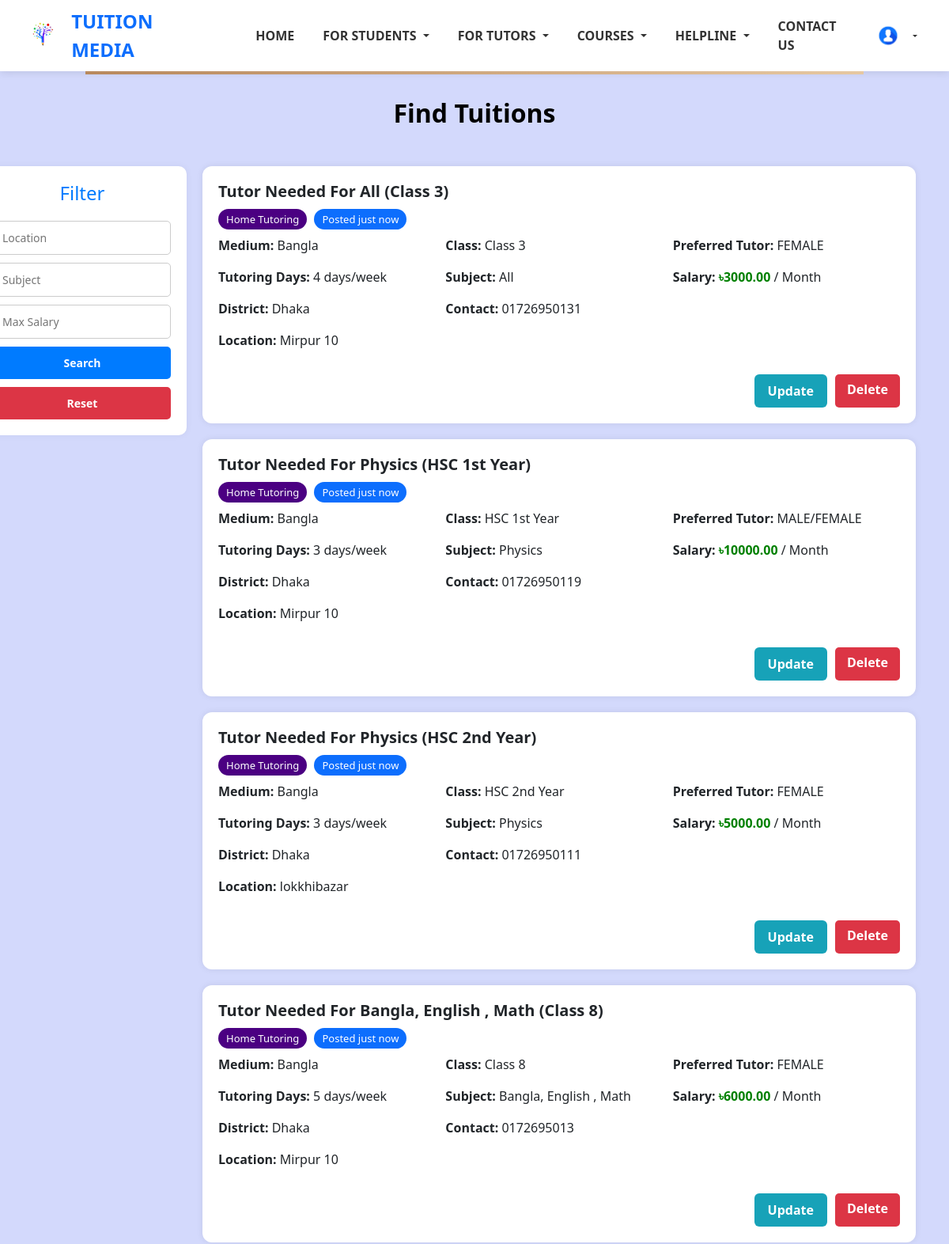
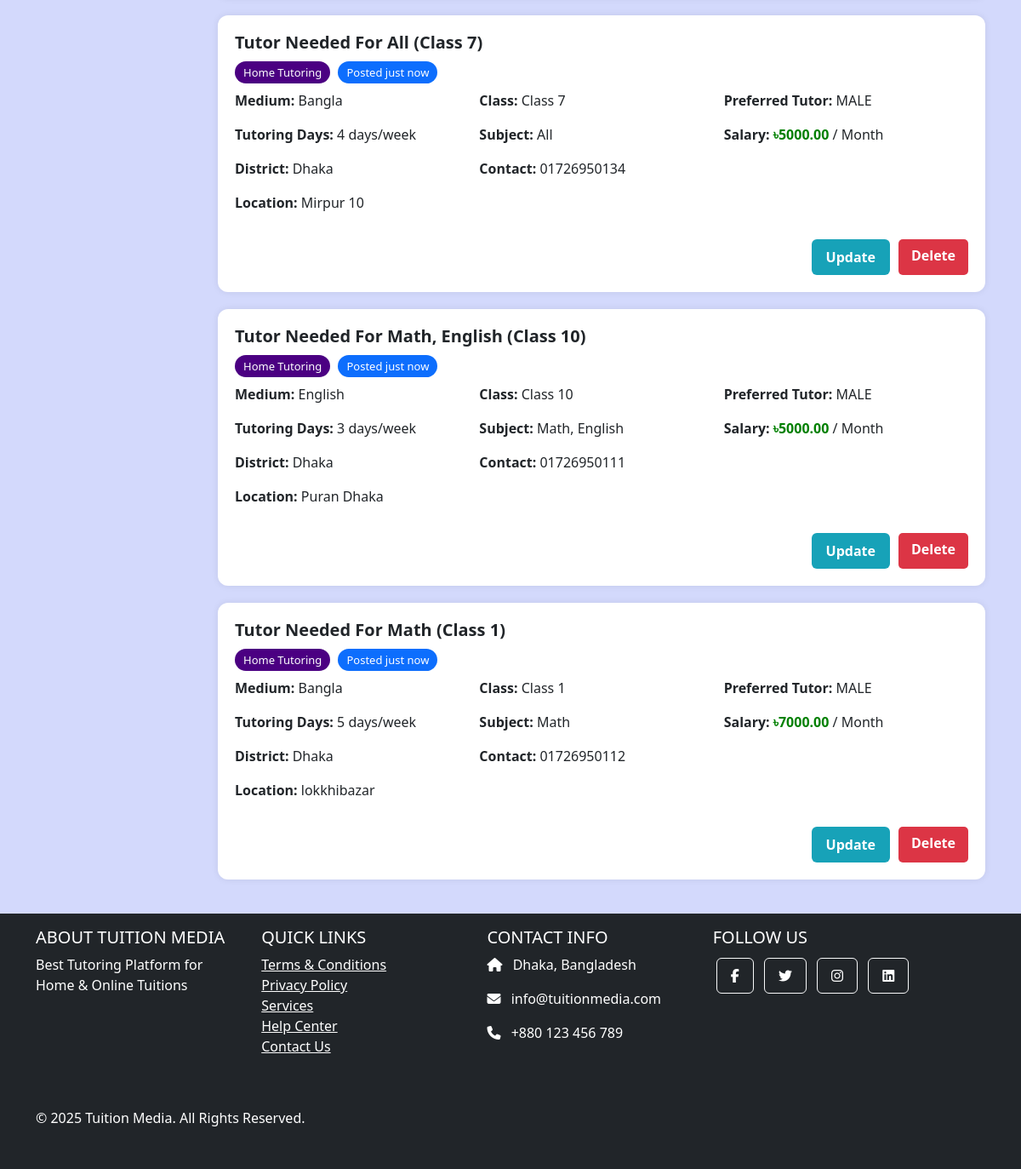
The page /find_tuitions/ (signed in) on the database its author committed (2 pictures, top to bottom).
### students/models.py (models this page shows, shortened)
class tutor_request_post(models.Model):
    CLASS_CHOICES = [
        ('Class 1', 'Class 1'),
        ('Class 2', 'Class 2'),
        ('Class 3', 'Class 3'),
        ('Class 4', 'Class 4'),
        ('Class 5', 'Class 5'),
        ('Class 6', 'Class 6'),
        ('Class 7', 'Class 7'),
        ('Class 8', 'Class 8'),
        ('Class 9', 'Class 9'),
        ('Class 10', 'Class 10'),
        ('HSC 1st Year', 'HSC 1st Year'),
        ('HSC 2nd Year', 'HSC 2nd Year'),
    ]
    MEDIUM_CHOICES = [
        ('Bangla', 'Bangla'),
        ('English', 'English'),
    ]
    GENDER_CHOICES = [
        ('MALE', 'MALE'),
        ('FEMALE', 'FEMALE'),
        ('MALE/FEMALE', 'MALE/FEMALE'),
    ]
    student_name = models.CharField(max_length=100)  # blank=False by default
    contact_number = models.CharField(max_length=20, blank=True, null=True)  # Optional
    medium = models.CharField(max_length=20, choices=MEDIUM_CHOICES,default='Bangla')  # Required choice
    student_class = models.CharField(max_length=30, choices=CLASS_CHOICES,default='class 10')  # Required choice
    preferred_tutor = models.CharField(max_length=20, choices=GENDER_CHOICES,default='MALE')  # Required choice
    subject = models.CharField(max_length=100, blank=True, null=True)
    salary = models.DecimalField(max_digits=10, decimal_places=2, blank=True, null=True)
    tutoring_days = models.CharField(max_length=100, blank=True, null=True)
    district = models.CharField(max_length=100, blank=True, null=True)
    location = models.CharField(max_length=100, blank=True, null=True)
    timestamp = models.DateTimeField(auto_now_add=True)

### tutors/views.py (the view)
# urls.py: path('find_tuitions/',tutors_view.find_tuitions, name='find_tuitions'),
def find_tuitions(request):
    posts = tutor_request_post.objects.all().order_by('-timestamp')
    location = request.GET.get('location')
    salary = request.GET.get('salary')
    subject = request.GET.get('subject')
    if location:
        posts = posts.filter(location__icontains=location)
    if salary:
        try:
            salary = float(salary)
            posts = posts.filter(salary__lte=salary)
        except ValueError:
            pass  # Ignore invalid salary inputs
    if subject:
        posts = posts.filter(subject__icontains=subject)  # ✅ Correct field name
    context = {
        'posts': posts,
        'location': location or '',
        'salary': salary or '',
        'subject': subject or ''
    }
    return render(request, 'tutors/find_tuitions.html', context)

### template/tutors/find_tuitions.html (shortened to what this page needs)
{% extends 'base.html' %}
{% load static %}
{% block content %}
<h2 style="text-align: center; margin-bottom: 3rem; color:Black; margin-top:30px; font-weight: bold;">Find Tuitions</h2>
<div class="container mt-4">
  <div class="sidebar">
    <h4>Filter</h4>
    <form method="GET" action="{% url 'find_tuitions' %}" style="display: flex; flex-direction: column; gap: 10px;">
      <input type="text" name="location" placeholder="Location" value="{{ request.GET.location }}">
      <input type="text" name="subject" placeholder="Subject" value="{{ request.GET.subject }}">
      <input type="number" name="salary" placeholder="Max Salary" value="{{ request.GET.salary }}">
      <button type="submit" class="btn-search glow-on-hover">Search</button>
      <button type="button" onclick="window.location.href='{% url 'find_tuitions' %}'" class="btn-reset glow-on-hover">Reset</button>
    </form>
  </div>
  <div class="card-grid-wrapper">
    <div class="card-grid">
      {% if posts %}
        {% for post in posts %}
          <div class="tuition-card">
            <h3 class="title">Tutor Needed For {{ post.subject }} ({{ post.student_class }})</h3>
            <div class="tags">
              <span class="tag home">Home Tutoring</span>
              <span class="tag time">Posted just now</span>
            </div>
            <div class="tuition-card-body">
              <div class="column">
                <p><strong>Medium:</strong> {{ post.medium }}</p>
                <p><strong>Tutoring Days:</strong> {{ post.tutoring_days }} days/week</p>
                <p><strong>District:</strong> {{ post.district }}</p>
                <p><strong>Location:</strong> {{ post.location }}</p>
              </div>
              <div class="column">
                <p><strong>Class:</strong> {{ post.student_class }}</p>
                <p><strong>Subject:</strong> {{ post.subject }}</p>
                <p><strong>Contact:</strong> {{ post.contact_number }}</p>
              </div>
              <div class="column">
                <p><strong>Preferred Tutor:</strong> {{ post.preferred_tutor }}</p>
                <p><strong>Salary:</strong> <span class="salary">৳{{ post.salary }}</span> / Month</p>
              </div>
            </div>
            <div class="card-actions">
              <a href="{% url 'update' post.id %}" class="btn update glow-on-hover">Update</a>
              <a href="{% url 'delete' post.id %}" class="btn glow-on-hover" style="background-color: #dc3545; color: white; padding: 6px 14px; border-radius: 5px; text-decoration: none;">Delete</a>
       </div>
          </div>
        {% endfor %}
      {% else %}
        <p class="text-gray-600">No tuition requests found.</p>
      {% endif %}
    </div>
  </div>
</div>
{% endblock %}

### static/CSS/navbar.css (style rules this page uses)
body { margin: 0; font-family: 'Segoe UI', sans-serif; background-color: #d3d9fc }

### template/tutors/find_tuitions.html (style rules this page uses)
.container { display: flex; gap: 20px; align-items: flex-start; flex-wrap: wrap; margin-bottom: 40px; }
.sidebar { min-width: 250px; background-color: #fff; padding: 20px; border-radius: 10px; box-shadow: 0 0 10px rgba(0,0,0,0.05); position: sticky; top: 20px; height: fit-content; margin-left: -70px; }
.sidebar h4 { margin-bottom: 20px; color: #007bff; text-align: center; }
.sidebar input, .sidebar button { padding: 10px; border-radius: 5px; border: 1px solid #ccc; width: 100%; font-size: 14px; }
.sidebar button { border: none; color: white; cursor: pointer; font-weight: bold; transition: all 0.3s ease; }
.sidebar .btn-search { background-color: #007bff; }
.sidebar .btn-reset { background-color: #dc3545; }
.card-grid-wrapper { flex: 1; overflow-y: visible; max-height: none; }
.card-grid { display: flex; flex-direction: column; gap: 20px; }
.tuition-card { background-color: #fff; border-radius: 12px; box-shadow: 0 0 8px rgba(0,0,0,0.08); padding: 20px; transition: transform 0.3s ease, box-shadow 0.3s ease; display: flex; flex-direction: column; justify-content: space-between; }
.title { margin-bottom: 10px; font-size: 20px; font-weight: bold; }
.tags { margin-bottom: 10px; }
.tag { background-color: #e9ecef; color: white; border-radius: 20px; padding: 4px 10px; margin-right: 5px; font-size: 13px; }
.tag.home { background-color: #4B0082; }
.tag.time { background-color: #0d6efd; }
.tuition-card-body { display: flex; justify-content: space-between; flex-wrap: wrap; margin-bottom: 15px; }
.column { flex: 1; min-width: 180px; }
.salary { color: green; font-weight: bold; }
.card-actions { display: flex; justify-content: flex-end; gap: 10px; }
.btn { padding: 8px 16px; border-radius: 6px; color: white; text-decoration: none; font-weight: bold; }
.btn.update { background-color: #17a2b8; }

### rows shown on the page
tutor_request_post: subject "All", student_class "Class 3", medium "Bangla", tutoring_days "4", district "Dhaka", location "Mirpur 10", contact_number "01726950131", preferred_tutor "FEMALE", salary "3000.00"
tutor_request_post: subject "Physics", student_class "HSC 1st Year", medium "Bangla", tutoring_days "3", district "Dhaka", location "Mirpur 10", contact_number "01726950119", preferred_tutor "MALE/FEMALE", salary "10000.00"
tutor_request_post: subject "Physics", student_class "HSC 2nd Year", medium "Bangla", tutoring_days "3", district "Dhaka", location "lokkhibazar", contact_number "01726950111", preferred_tutor "FEMALE", salary "5000.00"
tutor_request_post: subject "Bangla, English , Math", student_class "Class 8", medium "Bangla", tutoring_days "5", district "Dhaka", location "Mirpur 10", contact_number "0172695013", preferred_tutor "FEMALE", salary "6000.00"
tutor_request_post: subject "All", student_class "Class 7", medium "Bangla", tutoring_days "4", district "Dhaka", location "Mirpur 10", contact_number "01726950134", preferred_tutor "MALE", salary "5000.00"
tutor_request_post: subject "Math, English", student_class "Class 10", medium "English", tutoring_days "3", district "Dhaka", location "Puran Dhaka", contact_number "01726950111", preferred_tutor "MALE", salary "5000.00"
tutor_request_post: subject "Math", student_class "Class 1", medium "Bangla", tutoring_days "5", district "Dhaka", location "lokkhibazar", contact_number "01726950112", preferred_tutor "MALE", salary "7000.00"
